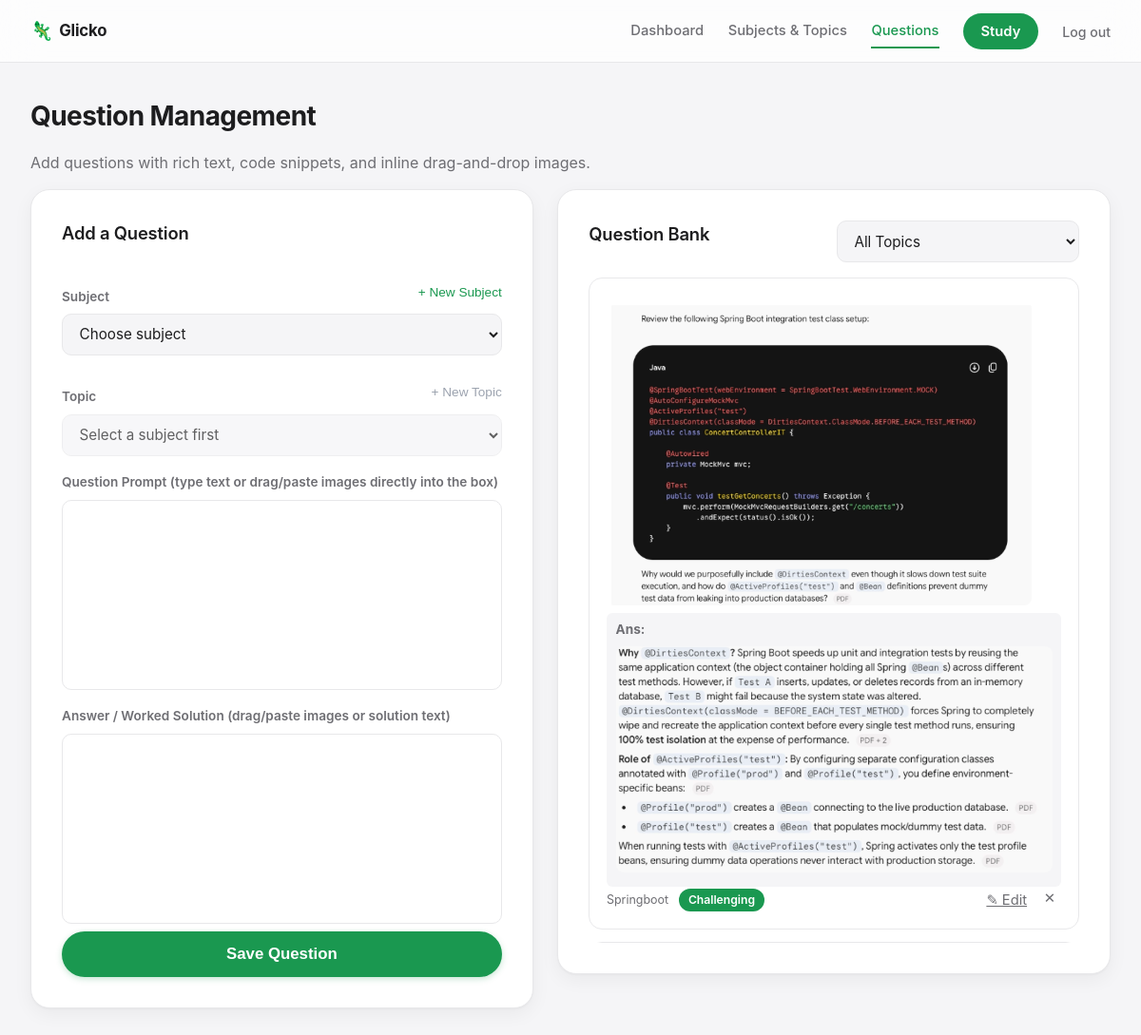
The page /questions (signed in) on the database its author committed.
### tables this page shows
CREATE TABLE questions (
    id INTEGER PRIMARY KEY AUTOINCREMENT,
    topic_id INTEGER NOT NULL REFERENCES topics(id) ON DELETE CASCADE,
    text TEXT NOT NULL,
    answer TEXT,
    image_filename TEXT,
    answer_image_filename TEXT,
    rating REAL NOT NULL DEFAULT 1500,
    rd REAL NOT NULL DEFAULT 350,
    last_update TEXT,
    sm2_n INTEGER NOT NULL DEFAULT 0,
    sm2_ef REAL NOT NULL DEFAULT 2.5,
    sm2_interval REAL NOT NULL DEFAULT 0,
    next_eligible TEXT
);

CREATE TABLE topics (
    id INTEGER PRIMARY KEY AUTOINCREMENT,
    subject_id INTEGER NOT NULL REFERENCES subjects(id) ON DELETE CASCADE,
    name TEXT NOT NULL,
    rating REAL NOT NULL DEFAULT 1500,
    rd REAL NOT NULL DEFAULT 350,
    last_update TEXT,
    pending_results TEXT NOT NULL DEFAULT '[]',
    UNIQUE(subject_id, name)
);

### app.py (the view)
@app.route('/questions')
@login_required
def questions():
    uid = session['user_id']
    conn = db.get_db()
    topic_filter = request.args.get('topic_id', type=int)
    subjects = conn.execute(
        "SELECT * FROM subjects WHERE user_id = ? ORDER BY name", (uid,)
    ).fetchall()
    topics = conn.execute(
        "SELECT topics.*, subjects.name AS subject_name FROM topics "
        "JOIN subjects ON subjects.id = topics.subject_id WHERE subjects.user_id = ? "
        "ORDER BY subjects.name, topics.name", (uid,)
    ).fetchall()
    if topic_filter:
        q_rows = conn.execute(
            "SELECT questions.*, topics.name AS topic_name FROM questions "
            "JOIN topics ON topics.id = questions.topic_id "
            "JOIN subjects ON subjects.id = topics.subject_id "
            "WHERE topics.id = ? AND subjects.user_id = ? ORDER BY questions.id DESC",
            (topic_filter, uid)
        ).fetchall()
    else:
        q_rows = conn.execute(
            "SELECT questions.*, topics.name AS topic_name FROM questions "
            "JOIN topics ON topics.id = questions.topic_id "
            "JOIN subjects ON subjects.id = topics.subject_id "
            "WHERE subjects.user_id = ? ORDER BY questions.id DESC LIMIT 150",
            (uid,)
        ).fetchall()
    conn.close()
    return render_template(
        'questions.html',
        subjects=subjects,
        topics=topics,
        questions=q_rows,
        topic_filter=topic_filter
    )

### auth.py (called while the page is built)
def login_required(view):
    @wraps(view)
    def wrapped(*args, **kwargs):
        if not session.get('user_id'):
            return redirect(url_for('login', next=request.path))
        return view(*args, **kwargs)
    return wrapped

### db.py (called while the page is built)
def get_db():
    conn = sqlite3.connect(DB_PATH)
    conn.row_factory = sqlite3.Row
    conn.execute("PRAGMA foreign_keys = ON")
    return conn

### labels.py (called while the page is built)
def question_rating_label(rating):
    for lo, hi, label, css in DIFFICULTY_TIERS:
        if lo <= rating < hi:
            return label, css
    return "Hard", "tier-weak"

### templates/questions.html (shortened to what this page needs)
{% extends "base.html" %}
{% block content %}
<div class="page-header">
  <h1>Question Management</h1>
  <p class="muted">Add questions with rich text, code snippets, and inline drag-and-drop images.</p>
</div>
<div class="two-col question-management-grid">
  <section class="panel panel-large">
    <h2>Add a Question</h2>
    <form method="post" action="{{ url_for('add_question') }}" class="stack-form" id="add-question-form">
      <div class="field-label-row">
        <label for="add-q-subject">Subject</label>
        <button type="button" id="btn-show-quick-subject" class="btn-link small">+ New Subject</button>
      </div>
      <select id="add-q-subject" required>
        <option value="" disabled selected>Choose subject</option>
      </select>
      <div class="field-label-row">
        <label for="add-q-topic">Topic</label>
        <button type="button" id="btn-show-quick-topic" class="btn-link small" disabled>+ New Topic</button>
      </div>
      <select name="topic_id" id="add-q-topic" required disabled>
        <option value="" disabled selected>Select a subject first</option>
      </select>
      <label>Question Prompt <span class="muted small">(type text or drag/paste images directly into the box)</span></label>
      <div class="rich-editor rich-editor-lg" contenteditable="true" data-target="text-input" placeholder="Type question or drop images here..."></div>
      <label>Answer / Worked Solution <span class="muted small">(drag/paste images or solution text)</span></label>
      <div class="rich-editor rich-editor-lg" contenteditable="true" data-target="answer-input" placeholder="Type answer or drop solution diagram here..."></div>
      <button type="submit" class="btn btn-primary btn-lg">Save Question</button>
    </form>
  </section>
  <section class="panel panel-large">
    <div class="panel-head">
      <h2>Question Bank</h2>
      <form method="get" action="{{ url_for('questions') }}">
        <select name="topic_id" onchange="this.form.submit()">
          <option value="">All Topics</option>
        </select>
      </form>
    </div>
    <ul class="question-list question-list-expanded">
      {% for q in questions %}
      <li>
        <div class="question-text">{{ q.text | safe }}</div>
        {% if q.answer %}
        <div class="question-answer-preview muted small"><strong>Ans:</strong> {{ q.answer | safe }}</div>
        {% endif %}
        <div class="question-meta">
          <span>{{ q.topic_name }}</span>
          <span class="rating-pill {{ question_rating_label(q.rating)[1] }}">{{ question_rating_label(q.rating)[0] }}</span>
          <div class="question-actions">
            <a href="{{ url_for('edit_question', question_id=q.id) }}" class="btn-icon btn-icon-edit" title="Edit Question">✎ Edit</a>
            <form method="post" action="{{ url_for('delete_question', question_id=q.id) }}" onsubmit="return confirm('Delete this question?');">
              <button type="submit" class="btn-icon" title="Delete">✕</button>
            </form>
          </div>
        </div>
      </li>
      {% else %}
      <li class="muted">No questions found for this selection.</li>
      {% endfor %}
    </ul>
  </section>
</div>
{% endblock %}

### rows shown on the page
questions: text (picture), answer (picture), topic_name "Springboot", rating "Challenging"
